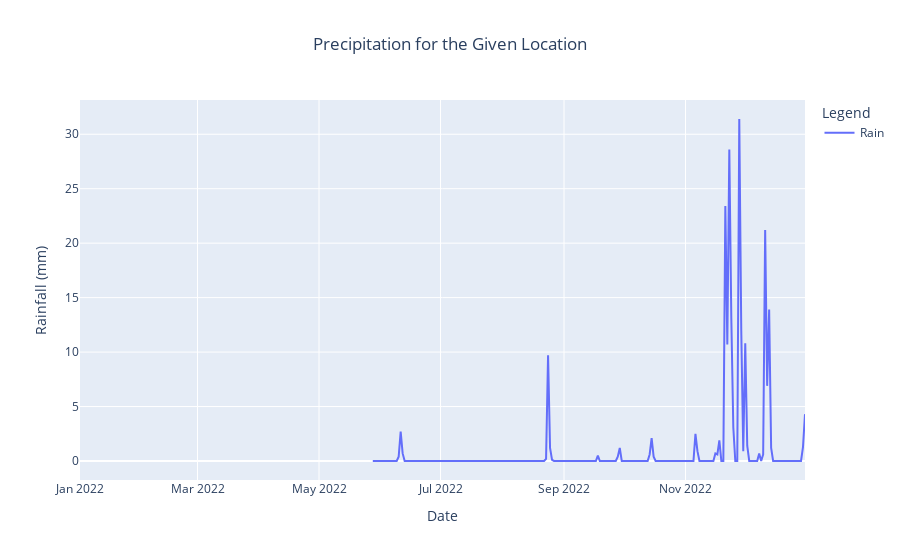

Notebook cell for this chart:
### Code cell
fig = px.line(data.reset_index(), x='time', y=['prcp'],
              title=f'Precipitation for the Given Location',
              labels={'time': 'Date', 'prcp': 'Rain'})

fig.data[0].name = 'Rain'

fig.update_yaxes(title_text='Rainfall (mm)')

# Update the legend title
fig.update_layout(legend_title='Legend')

# Center the plot title
fig.update_layout(title={'x': 0.5, 'xanchor': 'center'})

fig.show()

### Figure 1 — Plotly figure (JSON) as saved in the notebook; plotly's stock layout.template omitted (floating-point values rounded to 4 significant figures; data arrays with more than 128 entries replaced by an {"elided": "..."} marker saying what was removed)
{"data": [{"hovertemplate": "variable=prcp<br>Date=%{x}<br>value=%{y}<extra></extra>", "legendgroup": "prcp", "line": {"color": "#636efa", "dash": "solid"}, "marker": {"symbol": "circle"}, "mode": "lines", "name": "Rain", "orientation": "v", "showlegend": true, "type": "scatter", "x": {"elided": "365 str values"}, "xaxis": "x", "y": {"elided": "365 float values"}, "yaxis": "y"}], "layout": {"legend": {"title": {"text": "Legend"}, "tracegroupgap": 0}, "title": {"text": "Precipitation for the Given Location", "x": 0.5, "xanchor": "center"}, "xaxis": {"anchor": "y", "domain": [0, 1], "title": {"text": "Date"}}, "yaxis": {"anchor": "x", "domain": [0, 1], "title": {"text": "Rainfall (mm)"}}}}
